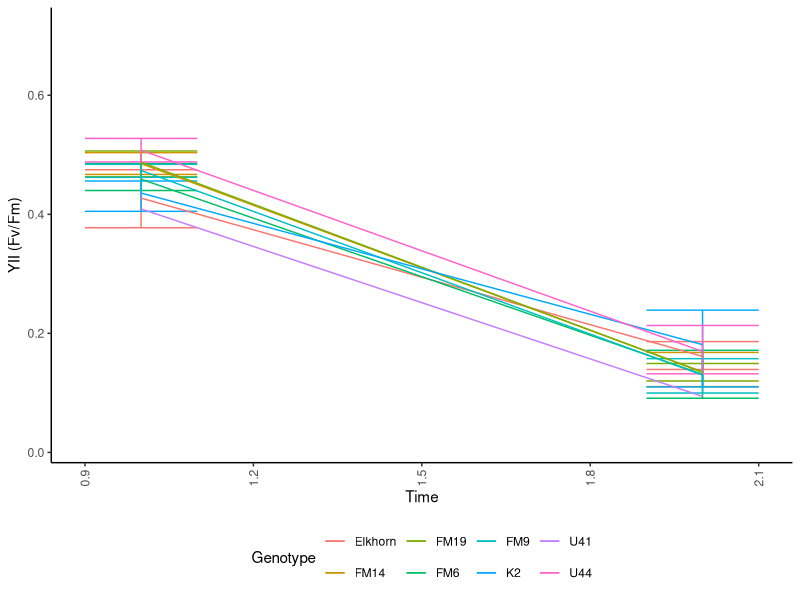
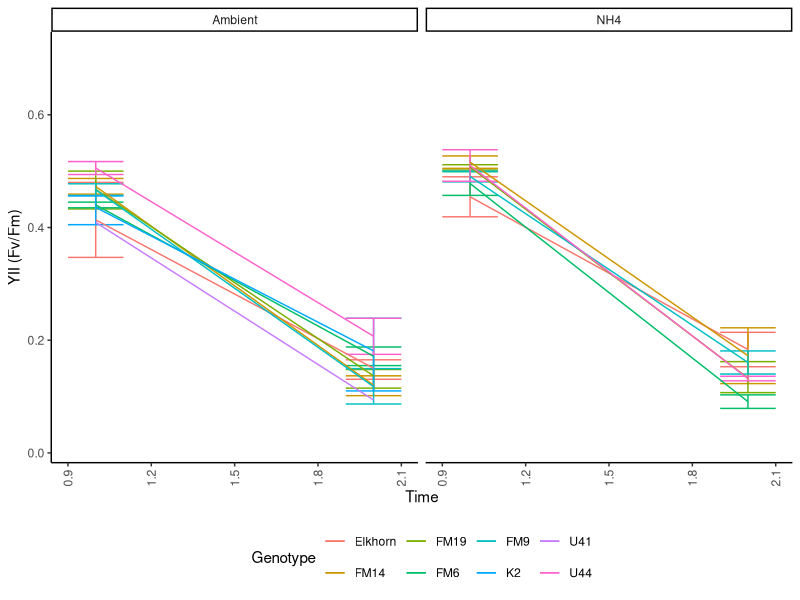
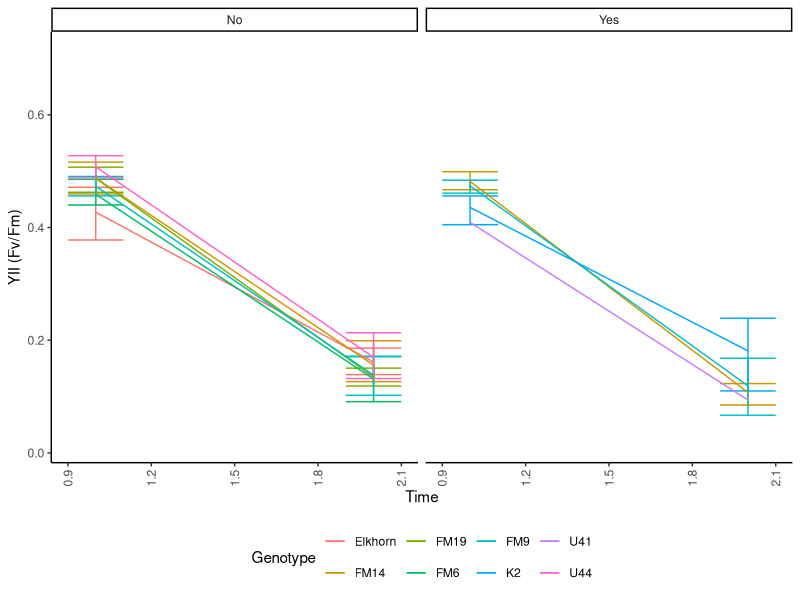
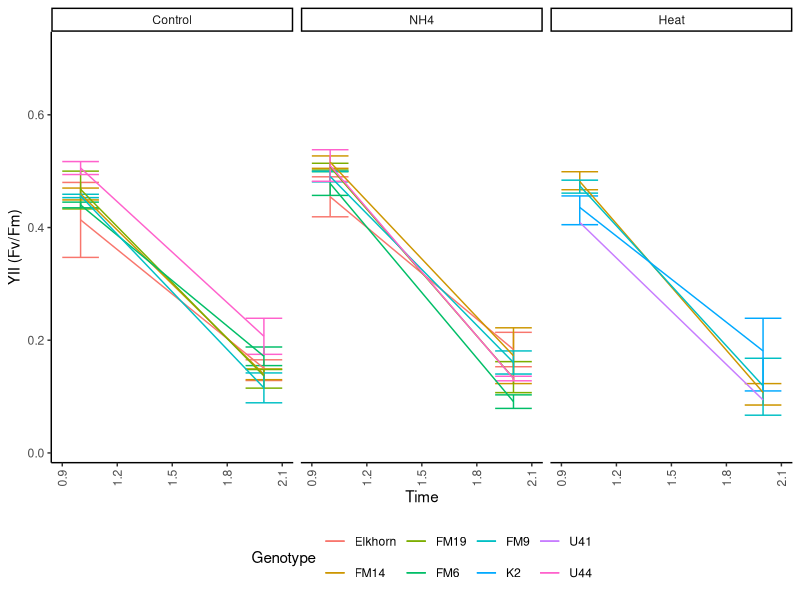
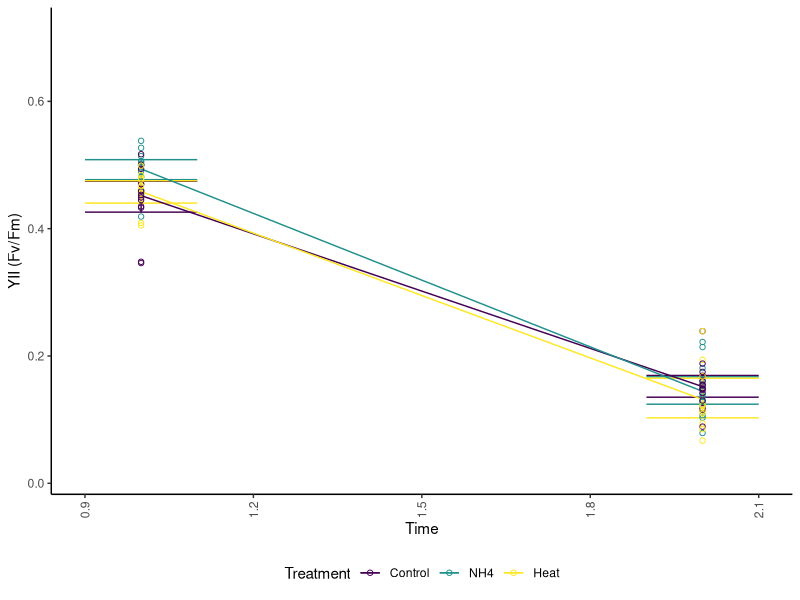
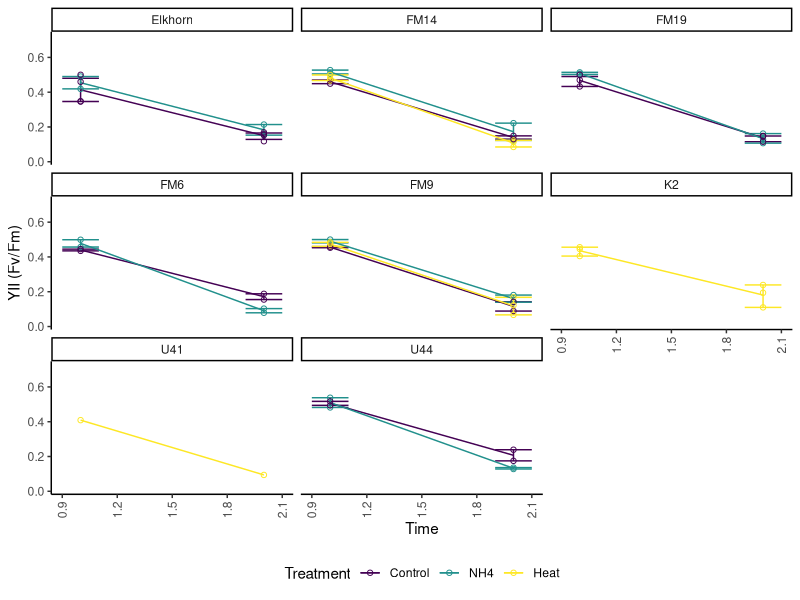
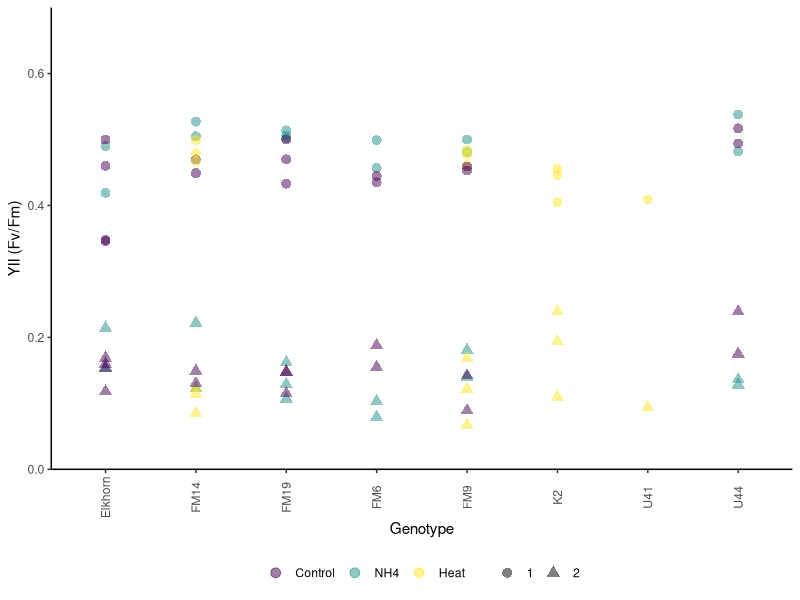
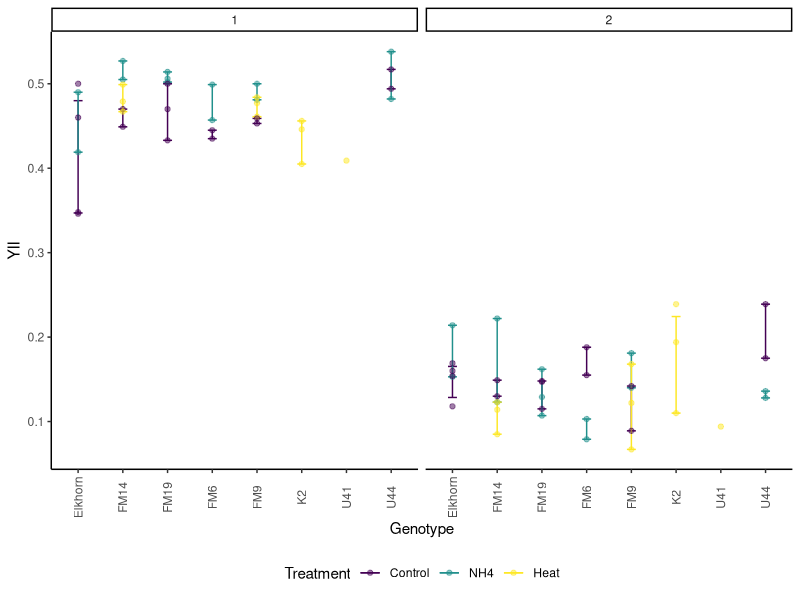

Here is the R script that generated these plots, in order:
## ---- chunk 1
knitr::opts_chunk$set(echo = TRUE, warning=FALSE, message=FALSE, fig.width=7, fig.height=7 )
## ---- chunk 2

# Get all libraries and sources required to run the script

library(dplyr)
library(plyr)
library(reshape2)
library(ggplot2)
library(ggthemes)

theme_set (theme_classic() + theme(panel.grid.major = element_blank(),
                              panel.grid.minor = element_blank(), 
                              axis.line = element_line(colour = "black"),
                              legend.position="none",
                              axis.text.x = element_text(angle = 90, vjust = 0.5),
                              plot.title = element_text(size=12, face="bold"),
                              #panel.border = element_rect(colour = "black", fill=NA, size=1)
                              panel.border = element_blank()
                              ))
## ---- chunk 3

# 1. Import data: 

  # Long format Ssid YII
    YII.Tall<-read.csv("YII_tall.csv")
  #summary(YII.Tall)


# 2. Data clean-up an types: 
  
  # Variable types 
    YII.Tall$Time<-as.numeric(YII.Tall$Time)
    YII.Tall$Date<-as.Date(YII.Tall$Date, "%Y-%m-%d")
    
  # Treatments
    YII.Tall$Nutrients<-factor(YII.Tall$Nutrients, 
                             levels= c("Ambient", "NH4"), ordered=TRUE)
    YII.Tall$Heat<-factor(YII.Tall$Heat, 
                             levels= c("No", "Yes"), ordered=TRUE)
    YII.Tall$Treatment<-factor(YII.Tall$Treatment, 
                             levels= c("Control", "NH4", "Heat"), ordered=TRUE)
    
  # Replicates
    YII.Tall$Genotype<-factor(YII.Tall$Genotype, ordered=FALSE)
  
  summary(YII.Tall)

## ---- chunk 4
# Genotype

YII_Genet<- ggplot(YII.Tall, aes (Time, YII, colour=Genotype)) +
  stat_summary(fun.data = "mean_cl_boot",geom = "errorbar", width = 0.2 )+
  stat_summary(fun.y=mean, geom="line") + 
  #geom_jitter(alpha=0.5, shape=21)+
  theme(legend.position = "bottom")+
  scale_y_continuous(limits = c(0, .73),
                         breaks = seq(0, 0.7,0.2),  
                         expand = c(0.01, 0.01),
                         name=("YII (Fv/Fm)"))
  
YII_Genet

YII_Genet+ facet_wrap(~Nutrients)
YII_Genet+ facet_wrap(~Heat)
YII_Genet+ facet_wrap(~Treatment)

## ---- chunk 5

YII_Treatment<- ggplot(YII.Tall, aes (Time, YII, colour=Treatment)) +
  stat_summary(fun.data = "mean_cl_boot",geom = "errorbar", width = 0.2 )+
  stat_summary(fun.y=mean, geom="line") + 
  geom_point(shape=21)+
  #geom_jitter(alpha=0.5, shape=21)+
  theme(legend.position = "bottom")+
  scale_y_continuous(limits = c(0, .73),
                         breaks = seq(0, 0.7,0.2),  
                         expand = c(0.01, 0.01),
                         name=("YII (Fv/Fm)")) 
  
YII_Treatment

YII_Treatment+ facet_wrap(~Genotype)
## ---- chunk 6
YII_Frag<- ggplot(YII.Tall, aes (Genotype, YII,
                                colour=factor(Treatment),
                                shape=factor(Time))) + 
      geom_point(size=3, alpha=.5)+
      
     scale_y_continuous(limits = c(0.0, .7),
                         breaks = seq(0, 0.7, 0.2),  
                         expand = c(0, 0),
                         name=("YII (Fv/Fm)"))+
    
    theme(legend.position="bottom",
        legend.title = element_blank(), 
        strip.background =element_rect(fill=NA)) 
YII_Frag


## ---- chunk 7
YII_Genotype<- ggplot(YII.Tall, aes (Genotype, YII, colour=Treatment)) +
  stat_summary(fun.data = "mean_cl_boot",geom = "errorbar", width = 0.2 )+
  stat_summary(fun.y=mean, geom="line") + theme(legend.position="bottom")+
  geom_point(alpha=0.5)
YII_Genotype +  facet_grid (~Time)
YII_Genotype +  facet_grid (Treatment~Time)

## ---- chunk 8

# Libraries 
  library(lme4)
  library(multcomp)
  library(multcompView)
  library(emmeans)
  library(effects)
  library(lmerTest)

# More complex model 
    
# LM_1 <- lmer(YII ~ Treatment * Time + 
#                              (1|Genotype/Fragment), REML=TRUE, data= YII.Tall)
# 
# step(LM_1)
# LM_2 <- lmer(YII ~ Nutrients * Days + 
#                              (Nutrients|Genotype), REML=TRUE,  data= YII.Tall)
#  
# LM_3 <- lmer(YII ~ Nutrients * Days + 
#                              (1|Genotype), REML=TRUE, data= YII.Tall)
#  
# LM_4 <- lm(YII ~ Nutrients * Days, REML = FALSE, data= YII.Tall)
# 
# # Select model
# 
# anova(LM_1, LM_2, refit=FALSE)
# anova(LM_2, LM_3, refit=FALSE)
# anova(LM_3, LM_4)
#  
# # Final mdel 
# LM_Nutrients_Days<-lmer(YII ~ Nutrients * Days + 
#                              (Nutrients|Genotype), data= YII.nutrients)
#   anova(LM_1)
#   summary(LM_1)
#   coef(LM_1)
#   fitted(LM_1)
#       
#       layout(matrix(1:4,2,2))  
#       plot(LM_1)  
#       
# plot(Effect(c("Nutrients","DayF"), LM_1), x.var="DayF", multiline=T, ci.style="bars")
# 
# #  Pair-wise comparisons
# cld(emmeans(LM_1, "Nutrients"))
# YIIAcerEmm<-cld(emmeans(LM_1, specs = c("Nutrients", "DayF")))
# write.csv(YIIAcerEmm, "YIIAcerEmm.csv")

## ---- chunk 9
# Creates bibliography 
#knitr::write_bib(c(.packages()), "packages.bib")
